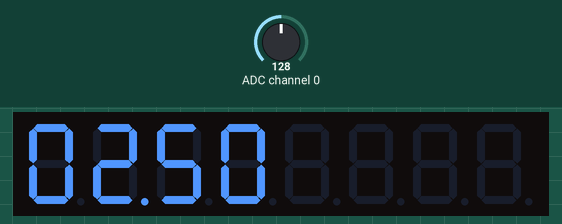
Recording of a program running on a simulated Raspberry Pi (header pin numbers). Parts: 8-digit seven-segment display. The test bench sets the inputs (shaded band); at power-on: ADC channel 0 = 128 (analog values on the 0–255 scale). Library files of the repository ran but are not shown: ADC0832.py; what the program prints to the terminal is not drawn.

Above: at 1.2 s.
1.3 s: ADC channel 0 set to 178
At 1.8 s:
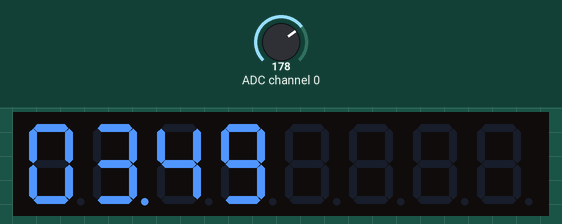
2.8 s: ADC channel 0 set to 224
At 3.3 s:
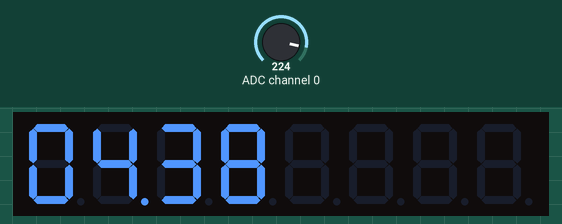
4.3 s: ADC channel 0 set to 255
At 5.7 s:
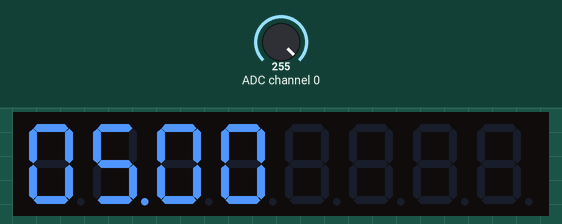
Timing chart, 0 to 7.3 s (numbered marks = the images above; inputs shaded):
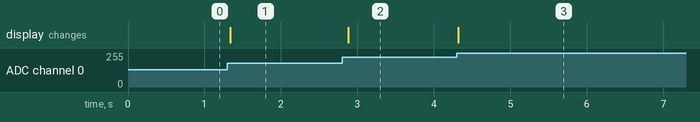

Measured:
- after the input at 1.3 s, the display: changes at once (image 1)
- after the input at 2.8 s, the display: changes after 0.08 s (image 2)
- after the input at 4.3 s, the display: changes at once (image 3)

The program:

main.py
```python
#!/usr/bin/env python

import RPi.GPIO as GPIO
import ADC0832
import segment
import time

def destory():
	GPIO.cleanup()

def setup():
	segment.TM1638_init()
	ADC0832.setup()

def loop():
	while True:
		t = ADC0832.getResult()
		vol = 5.0/255 * t
		vol = round(vol, 2)
		segment.numberDisplay_dec(vol)
		time.sleep(0.1)

if __name__ == '__main__':
	print 'www.adeept.com'
	setup()
	try:
		loop()
	except KeyboardInterrupt:
		destory()
```

segment.py
```python
#!/usr/bin/env python

import RPi.GPIO as GPIO
import time

DIO = 18
CLK = 16
STB = 15

LSBFIRST = 0
MSBFIRST = 1

def _shiftOut(dataPin, clockPin, bitOrder, val):
	for i in range(8):
		if bitOrder == LSBFIRST:
			GPIO.output(dataPin, val & (1 << i))
		else:
			GPIO.output(dataPin, val & (1 << (7 -i)))
		GPIO.output(clockPin, True)
		time.sleep(0.000001)
		GPIO.output(clockPin, False)
		time.sleep(0.000001)

def sendCommand(cmd):
	GPIO.output(STB, False)
	_shiftOut(DIO, CLK, LSBFIRST, cmd)
	GPIO.output(STB, True)

def TM1638_init():
	GPIO.setwarnings(False)
	GPIO.setmode(GPIO.BOARD)
	GPIO.setup(DIO, GPIO.OUT)
	GPIO.setup(CLK, GPIO.OUT)
	GPIO.setup(STB, GPIO.OUT)
	sendCommand(0x8f)

def numberDisplay(num):
	digits = [0x3f,0x06,0x5b,0x4f,0x66,0x6d,0x7d,0x07,0x7f,0x6f]
	sendCommand(0x40)
	GPIO.output(STB, False)
	_shiftOut(DIO, CLK, LSBFIRST, 0xc0)
	_shiftOut(DIO, CLK, LSBFIRST, digits[num/1000%10])
	_shiftOut(DIO, CLK, LSBFIRST, 0x00)
	_shiftOut(DIO, CLK, LSBFIRST, digits[num/100%10])
	_shiftOut(DIO, CLK, LSBFIRST, 0x00)
	_shiftOut(DIO, CLK, LSBFIRST, digits[num/10%10])
	_shiftOut(DIO, CLK, LSBFIRST, 0x00)
	_shiftOut(DIO, CLK, LSBFIRST, digits[num%10])
	_shiftOut(DIO, CLK, LSBFIRST, 0x00)
	GPIO.output(STB, True)

def numberDisplay_dec(num):
	digits = [0x3f,0x06,0x5b,0x4f,0x66,0x6d,0x7d,0x07,0x7f,0x6f]
	integer = 0
	decimal = 0

	pro = int(num * 100)

	integer = int(pro / 100)
	decimal = int(pro % 100)

	sendCommand(0x40)
	GPIO.output(STB, False)
	_shiftOut(DIO, CLK, LSBFIRST, 0xc0)
	_shiftOut(DIO, CLK, LSBFIRST, digits[integer/10])
	_shiftOut(DIO, CLK, LSBFIRST, 0x00)
	_shiftOut(DIO, CLK, LSBFIRST, digits[integer%10] | 0x80)
	_shiftOut(DIO, CLK, LSBFIRST, 0x00)
	_shiftOut(DIO, CLK, LSBFIRST, digits[decimal/10])
	_shiftOut(DIO, CLK, LSBFIRST, 0x00)
	_shiftOut(DIO, CLK, LSBFIRST, digits[decimal%10])
	_shiftOut(DIO, CLK, LSBFIRST, 0x00)
	GPIO.output(STB, True)
```
